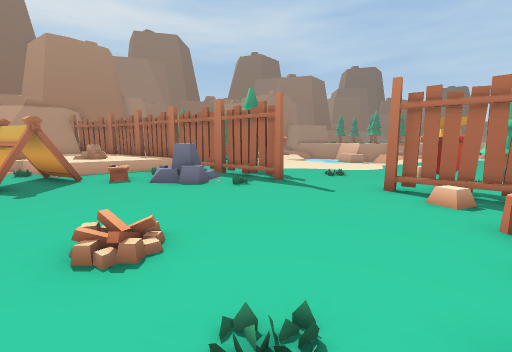
[1] (above)

24 first-person views from a walk through a 3-D level made in the Unity game engine. The camera is 1.3 m above the floor, tilts 8° down and sees 90° across. The floor is counted in squares, 1 m on a side. Each view is taken from the middle of a square. On the plan, view 1 faces up. The plan holds only what a view shows up to about 13 squares ahead; the rest is blank. The place goes on beyond the plan. The player character is not drawn. Some animated figures are not drawn. Some surface patterns are stand-ins.

[2]
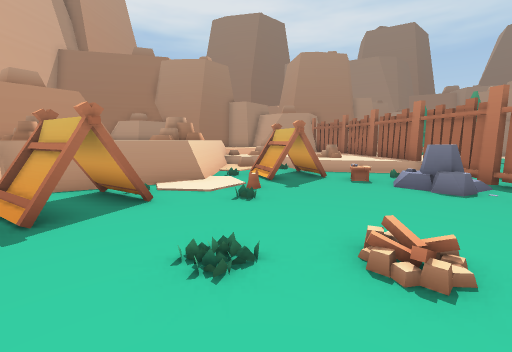

[3]
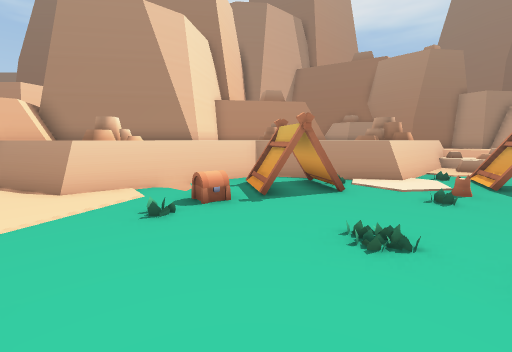

[4]
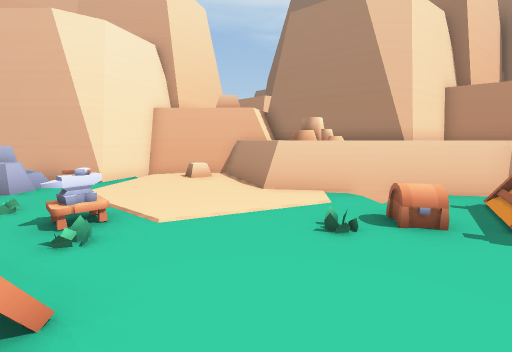

[5]
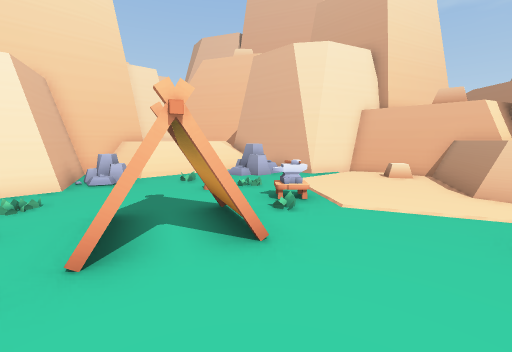

[6]
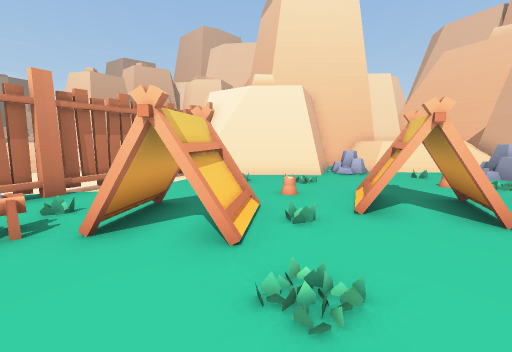

[7]
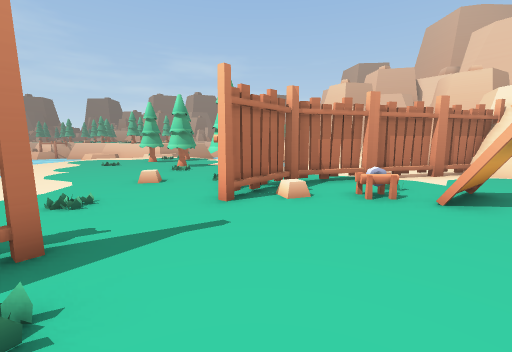

[8]
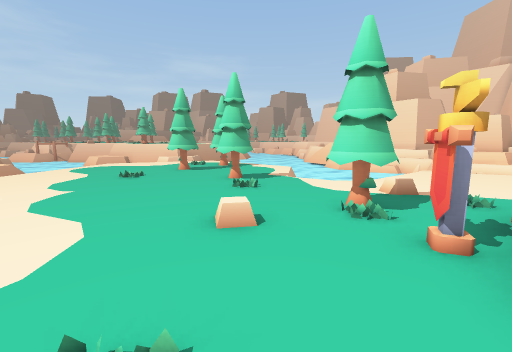

[9]
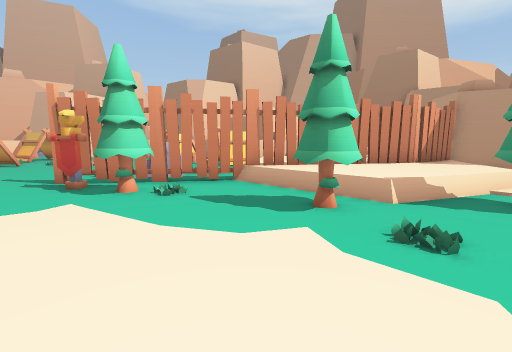

[10]
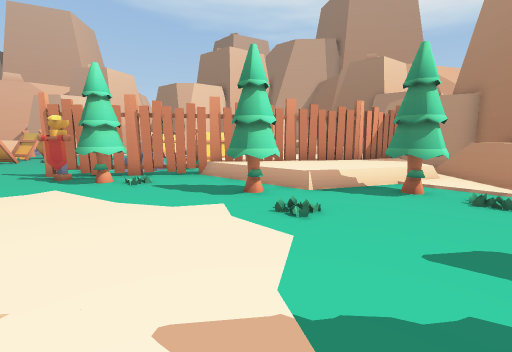

[11]
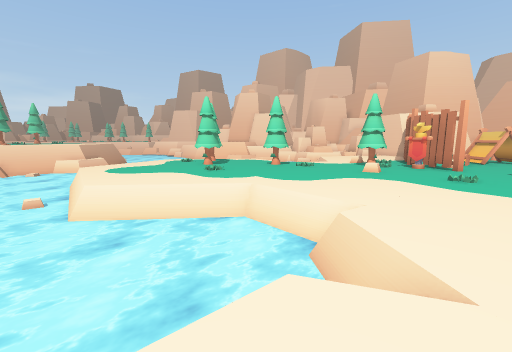

[12]
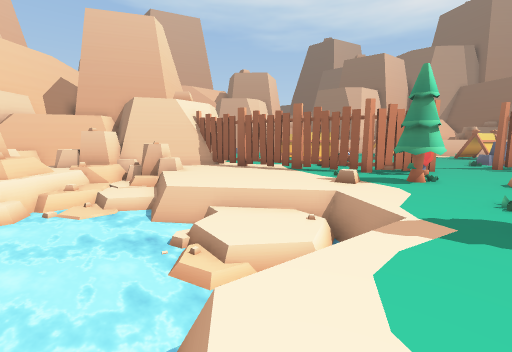

[13]
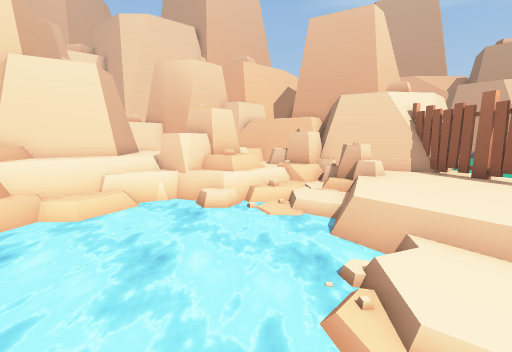

[14]
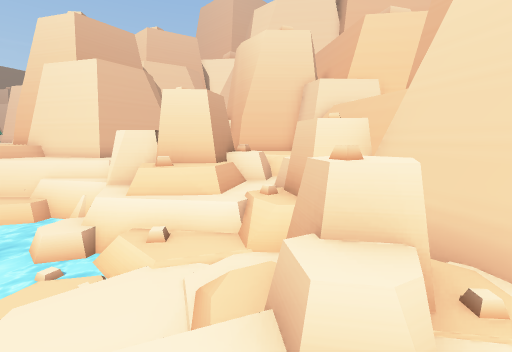

[15]
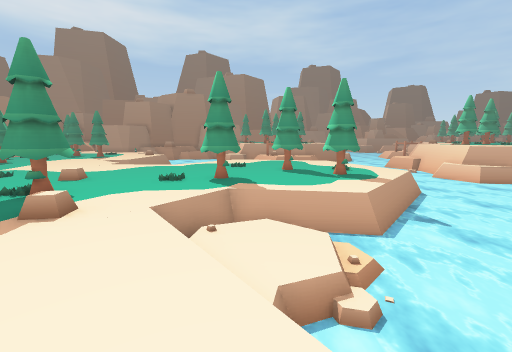

[16]
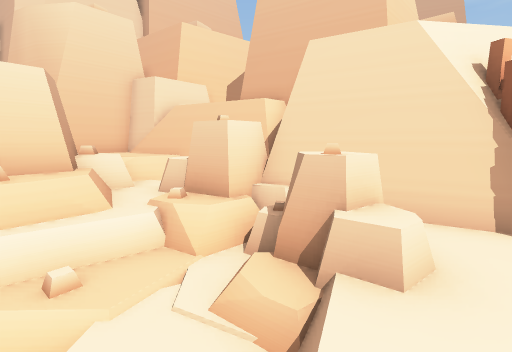

[17]
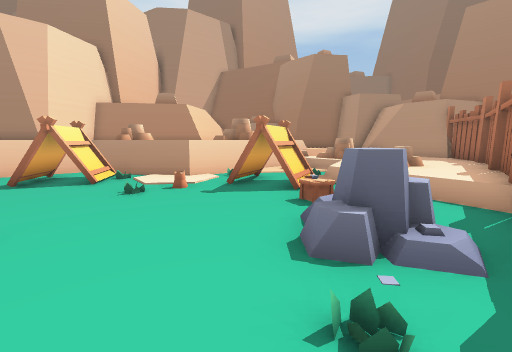

[18]
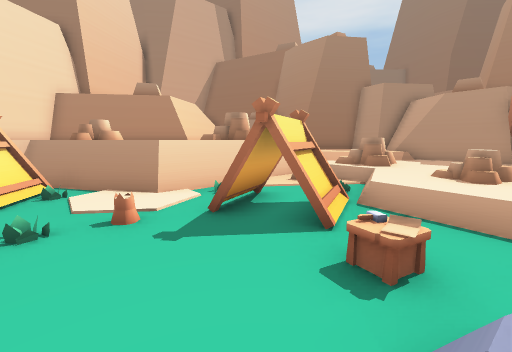

[19]
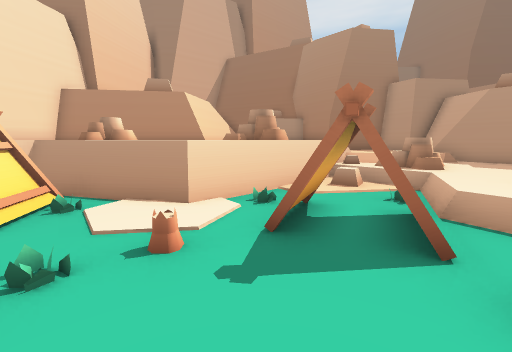

[20]
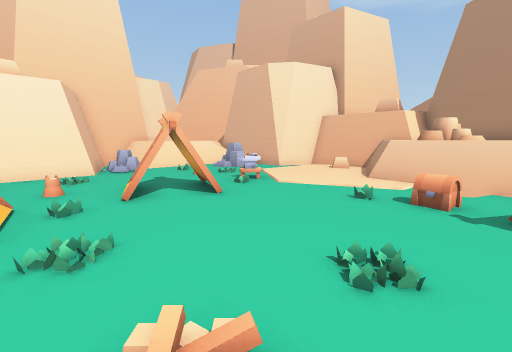

[21]
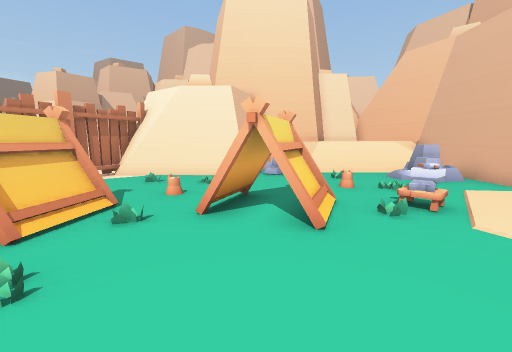

[22]
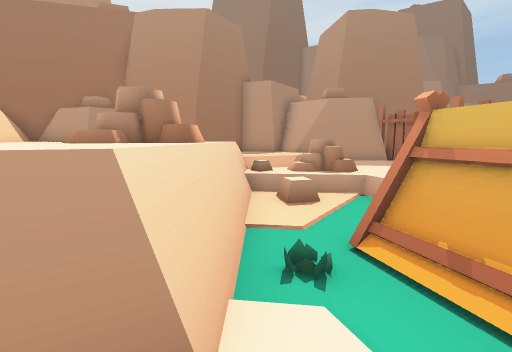

[23]
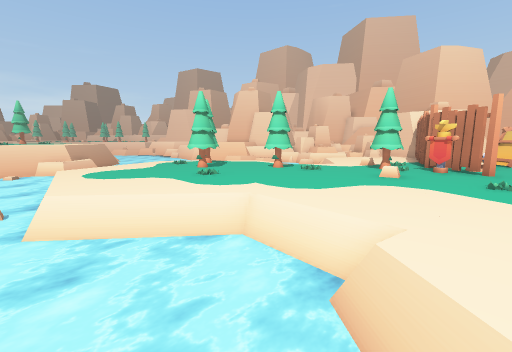

[24]
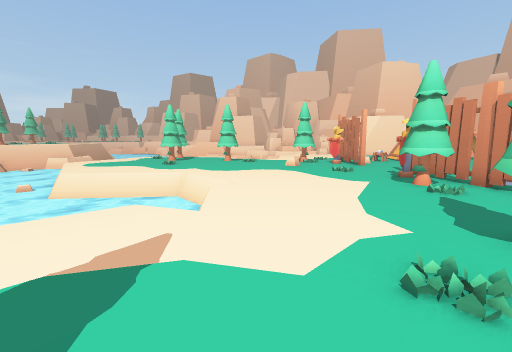

### Floor plan
Key: @ floor where view 1 was taken; # wall or solid block; x gap in a wall; . main floor; : floor 0.25 m higher than the main floor; - floor 0.25 m lower than the main floor; + floor 0.5 m higher than the main floor; _ floor 0.5 m lower than the main floor; < floor 1 m lower than the main floor; / step, stairs or slope; = window, fence, low wall or low ledge; ≈ water the walk keeps out of; ^ raised ledge; v drop or lower ground; F fence; T tree; B banner; R rock; E tent; C chest; A anvil; O other object.
Columns run from 12 left of view 1 to 21 right of it. Each row starts with its distance up from view 1.
 20  ####=.O........≈≈≈≈≈≈≈≈≈≈≈≈≈≈≈≈≈
 19 ####=..T........≈≈≈≈≈≈≈≈≈≈≈≈≈≈≈≈≈≈
 18 #  =+:TT........ ≈≈≈≈≈≈...≈≈≈≈≈≈≈
 17 ##.++++:..O....≈≈≈≈≈≈≈.......
 16 ##FF+++++TT.....-≈≈≈≈.........
 15 #=+FFF+++TT......≈≈≈..........
 14  ++++FF++.....................   ≈
 13  ++++++FF..............O.T..... ≈≈
 12 OO++OO++FF.OT............TT.O..≈≈≈
 11 OOO+OO+//FFTT..............TT.-≈≈≈
 10 OO..++:.O..FBB.O......TT...T..≈≈≈≈
  9 =#.OO....RR.FB.......O.T.....≈≈≈≈
  8 #=#.EEE..RRO................≈≈≈≈
  7 O#=.EEE.........FB.OT..≈≈≈≈≈≈≈≈≈
  6 O^=.O...........FF.....v  ≈≈≈≈≈
  5 O^^==.O.........OFFO.../  ≈≈≈≈≈≈
  4 ^^^^=..O..........F....//≈≈≈≈≈≈≈≈
  3   ^=......//....O.FF.....≈≈≈≈≈≈≈≈≈
  2 O ^=OE...O.....E.O.F.....≈≈≈≈≈≈≈≈≈
  1 OO^=EEE.....O.EEE..F..../≈≈≈≈≈≈≈≈v
  0 OO^=E//.....@O.E...F..../_<≈≈≈≈≈_=
 -1   ^=./C/...........FF...__v≈_≈≈≈.^
 -2 ^^^^=/..O..EEE...O..F.RRv__vO=v.^^
 -3  #^ ^= .....EE.....####R.-.==###^#
 -4  #^^^^x...O.E...O.######RR.=### ^#
 -5   ^O^^=...OA.....##    #RRR.##  ^^
 -6   #  =..........##     #   =^^
 -7   #^^=.....O.O.RR#     ###==^
 -8   #####........:.##      ###^^ ^^
 -9     ###.##.R:.=####       ###^^##
-10      ######R=#^^^#          ###

Positions as (right, up) in squares from view 1, and headings:
1: (0, 0), facing up
2: (-1, 0), facing up-left
3: (0, 0), facing left
4: (-1, 0), facing down-left
5: (-1, 1), facing down
6: (-1, 3), facing down-right
7: (-2, 6), facing right
8: (2, 9), facing right
9: (2, 18), facing down-left
10: (2, 20), facing down-left
11: (2, 20), facing down-right
12: (16, 9), facing down-left
13: (15, 8), facing down
14: (10, 0), facing down-right
15: (12, 1), facing up
16: (12, 1), facing down
17: (1, 7), facing left
18: (-2, 7), facing left
19: (-3, 6), facing left
20: (-2, 4), facing down
21: (-3, 1), facing down-right
22: (-7, 4), facing up-left
23: (3, 19), facing down-right
24: (-2, 20), facing down-right
